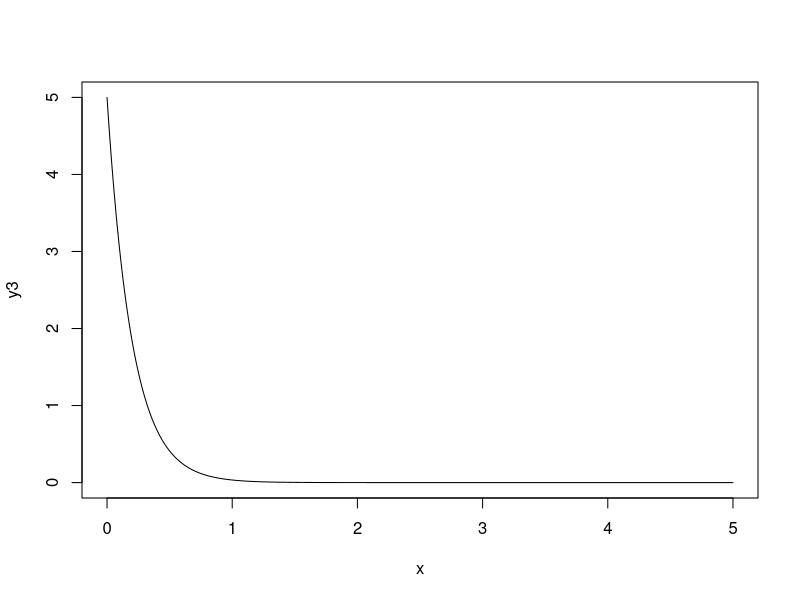

Reproduce this figure in R. (Note: this script raises an error after producing the figure.)
# parameters
n = 100
adv = 0
u1 = 0.25; u2 = 0.75
sig = 0.125
ratio = c()
#distribution graph
x = seq(0,5,0.01)
#y1 = dnorm(x,u1,sig)
#y2 = dnorm(x,u2,sig)
y3 = dexp(x, rate=5)
plot(y3~x,type='l')
#lines(y2~x)
ratios = list()
list_num = 1
for (j in c(1:100)){
  for (i in c(1:n)){
    d = rexp(1, rate=5)
    a11 = runif(1, min = 0, max = (1-2*d))
    a = c(a11, a11+d, a11+(2*d))
    w1 = dnorm(a, u1, sig)
    w2 = dnorm(a, u2, sig)
    ww = w1*w2
    if (ww[1] < ww[2] & ww[2] > ww[3]){
      adv = adv + 1
    }
  }
  ratio[j] = adv/n
  adv = 0
}
ratios[[list_num]] = ratio
list_num = list_num +1
hist(ratio, main=NULL, xlim=c(0,1))
title(sprintf('dist. of htzg. adv freq.'))
